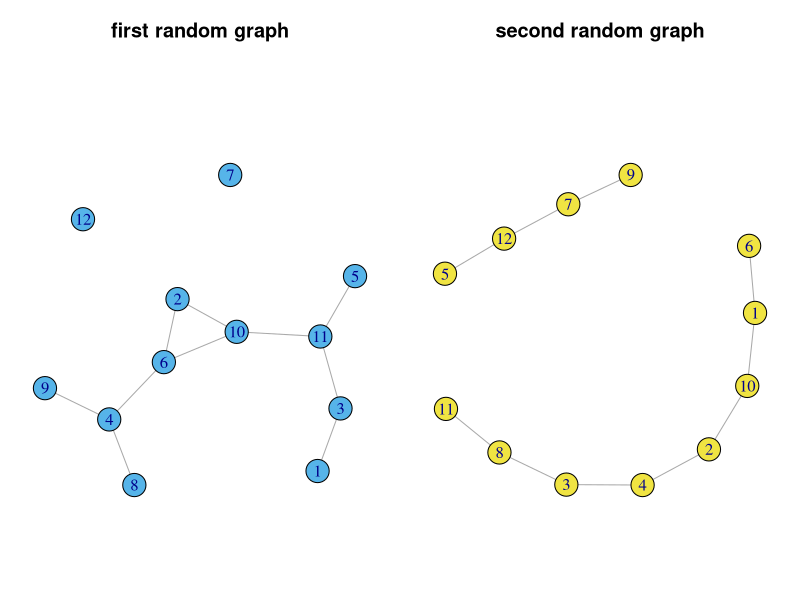
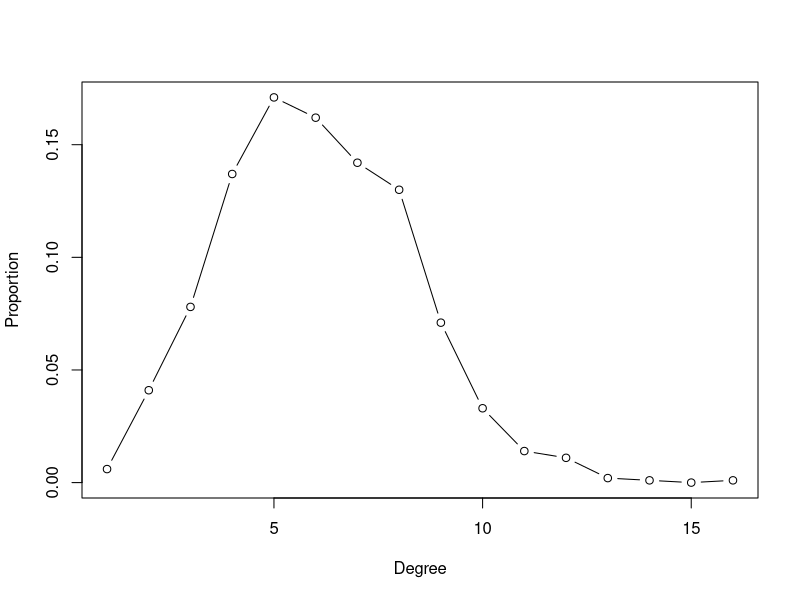
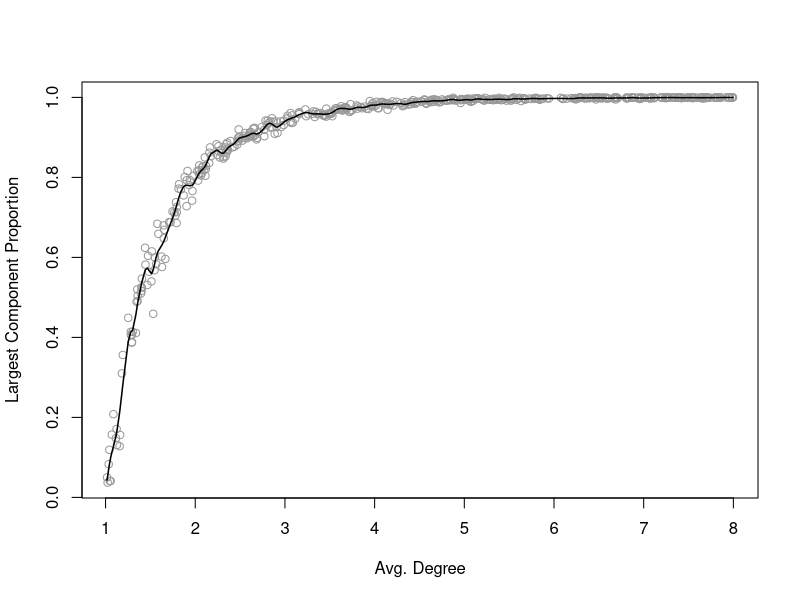

These figures' R source, in order: (Note: a time limit stopped this script after it produced the figures.)
## ---- chunk 1
knitr::opts_chunk$set(echo = TRUE)
## ---- chunk 2
library(igraph)
library(lattice)
#library(ergmharris)
## ---- chunk 3
#data("lhds")
## ---- chunk 4
g <- erdos.renyi.game(n = 12,
                      10,
                      type = "gnm")
g
graph.density(g)
## ---- chunk 5
op <- par(mar = c(0,1,3,1),
          mfrow = c(1,2))
plot(erdos.renyi.game(n = 12,
                      10,
                      type = "gnm"),
     vertex.color = 2,
     main = "first random graph")
plot(erdos.renyi.game(n = 12,
                      10,
                      type = "gnm"),
     vertex.color = 4,
     main = "second random graph")
par(op)
## ---- chunk 6
g <- erdos.renyi.game(n = 1000,
                      0.005,
                      type = "gnp")
## ---- chunk 7
plot(degree.distribution(g),
     type = "b",
     xlab = "Degree",
     ylab = "Proportion")
## ---- chunk 8
crnd <- runif(500, 1, 8)
cmp_prp <- sapply(crnd, function(x)
     max(clusters(erdos.renyi.game(n = 1000,
                                   p = x/999))$csize)/1000)
smoothingSpline <- smooth.spline(crnd,
                                 cmp_prp,
                                 spar = 0.25)
## ---- chunk 9
plot(crnd, cmp_prp,
     col = "grey60",
     xlab = "Avg. Degree",
     ylab = "Largest Component Proportion")
lines(smoothingSpline,
      lwd = 1.5)
## ---- chunk 10
n_vect <- rep(c(50, 100, 500, 1000, 5000), 
              each = 50)
g_diam <- sapply(n_vect, function(x)
     diameter(erdos.renyi.game(n = x,
                               p = 6/(x - 1))))
library(lattice)
## ---- chunk 11
bwplot(g_diam ~ factor(n_vect),
       panel = panel.violin,
       xlab = "Network Size",
       ylab = "Diameter")
## ---- chunk 12
g1 <- watts.strogatz.game(dim = 1,
                          size = 30,
                          nei = 2,
                          p = 0)
g2 <- watts.strogatz.game(dim = 1,
                          size = 30,
                          nei = 2,
                          p = 0.05)
g3 <- watts.strogatz.game(dim = 1,
                          size = 30,
                          nei = 2,
                          p = 0.20)
g4 <- watts.strogatz.game(dim = 1,
                          size = 30,
                          nei = 2,
                          p = 1)
## ---- chunk 13
op <- par(mar = c(2,1,3,1),
          mfrow = c(2,2))
plot(g1,
     vertex.label = NA,
     main = expression(paste(italic(p), "= 0")),
     layout = layout_with_kk)
plot(g2,
     vertex.label = NA,
     main = expression(paste(italic(p), "= 0.05")))
plot(g3,
     vertex.label = NA,
     main = expression(paste(italic(p), "= 0.20")))
plot(g4,
     vertex.label = NA,
     main = expression(paste(italic(p), "= 1")))
par(op)

## ---- chunk 14
g100 <- watts.strogatz.game(dim = 1,
                            size = 100,
                            nei = 2,
                            p = 0)
g100
diameter(g100)

p_vect <- rep(1:30,
              each = 10)
g_diam <- sapply(p_vect,
                 function(x)
                      diameter(watts.strogatz.game(dim = 1,
                                                   size = 100,
                                                   nei = 2,
                                                   p=x/200)))
smoothingSpline <- smooth.spline(p_vect, g_diam,
                                 spar = 0.35)
## ---- chunk 15
plot(jitter(p_vect, 1),
     g_diam,
     col = "grey60",
     xlab = "Number of rewired edges",
     ylab = "Diameter")
lines(smoothingSpline,
      lwd = 1.5)
## ---- chunk 16
# from chapter 5
rescale <- function(nchar, low, high){
  min_d <- min(nchar)
  max_d <- max(nchar)
  rscl <- ((high - low) * (nchar - min_d)) /
    (max_d - min_d) + low
  return(rscl)
}
## ---- chunk 17
g <- barabasi.game(500,
                   directed = FALSE)
V(g)$color <- "lightblue"
V(g)[degree(g) > 9]$color <- "red"
node_size <- rescale(nchar = degree(g),
                     low = 2,
                     high = 8)
## ---- chunk 18
plot(g,
     vertex.label = NA,
     vertex.size = node_size)
## ---- chunk 19
median(degree(g))
mean(degree(g))
table(degree(g))
## ---- chunk 20
op <- par(mfrow = c(1,2))
plot(degree.distribution(g),
     xlab = "Degree",
     ylab = "Proportion")
plot(degree.distribution(g),
     log = "xy",
     xlab = "Degree",
     ylab = "Proportion")
par(op)
## ---- chunk 21
g <- barabasi.game(500,
                   out.dist = c(0.25, 0.5, 0.25),
                   directed = FALSE,
                   zero.appeal = 1)
V(g)$color <- "lightblue"
V(g)[degree(g) > 9]$color <- "red"
node_size <- rescale(nchar = degree(g),
                     low = 2,
                     high = 8)
## ---- chunk 22
plot(g,
     vertex.label = NA,
     vertex.size = node_size)
## ---- chunk 23
g1 <- barabasi.game(10, 
                    m = 1,
                    directed = FALSE)
g2 <- barabasi.game(25, 
                    m = 1,
                    directed = FALSE)
g3 <- barabasi.game(50, 
                    m = 1,
                    directed = FALSE)
g4 <- barabasi.game(100, 
                    m = 1,
                    directed = FALSE)
## ---- chunk 24
op <- par(mfrow = c(2,2),
          mar = c(4, 0, 1, 0))
plot(g1,
     vertex.label = NA,
     vertex.size = 3,
     xlab = " n = 10")
plot(g2,
     vertex.label = NA,
     vertex.size = 3,
     xlab = " n = 25")
plot(g3,
     vertex.label = NA,
     vertex.size = 3,
     xlab = " n = 50")
plot(g4,
     vertex.label = NA,
     vertex.size = 3,
     xlab = " n = 100")
par(op)
